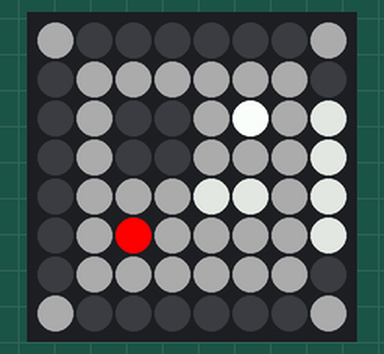
This program was run on a simulated Raspberry Pi (BCM pin numbers) with a Sense HAT. Shown: the Sense HAT's 8×8 RGB LED matrix. At 0.0 s the program stops and its outputs stay as they are.

Above: at 0.1 s.

The program:

fu_pixels.py
```python
from sense_hat import SenseHat
sense = SenseHat()
sense.set_rotation(270)
w = (255, 255, 255)
b = (0, 0, 0)
g = (50,50,50)
s = (180,180,180)
r = (255,0,0)

bild = [
    g, b, b, b, b, b, b, g,
    b, g, g, g, g, g, g, b,
    b, g, b, b, g, w, g, s,
    b, g, b, b, g, g, g, s,
    b, g, g, g, s, s, g, s,
    b, g, r, g, g, g, g, s,
    b, g, g, g, g, g, g, b,
    g, b, b, b, b, b, b, g
    ]

sense.set_pixels(bild)
```
